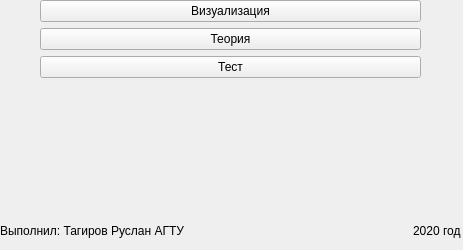
<?xml version="1.0" encoding="UTF-8"?>
<ui version="4.0">
 <class>Form</class>
 <widget class="QWidget" name="Form">
  <property name="windowModality">
   <enum>Qt::NonModal</enum>
  </property>
  <property name="geometry">
   <rect>
    <x>0</x>
    <y>0</y>
    <width>463</width>
    <height>250</height>
   </rect>
  </property>
  <property name="sizePolicy">
   <sizepolicy hsizetype="Preferred" vsizetype="Preferred">
    <horstretch>0</horstretch>
    <verstretch>0</verstretch>
   </sizepolicy>
  </property>
  <property name="windowTitle">
   <string>Form</string>
  </property>
  <widget class="QWidget" name="gridLayoutWidget">
   <property name="geometry">
    <rect>
     <x>0</x>
     <y>0</y>
     <width>461</width>
     <height>131</height>
    </rect>
   </property>
   <layout class="QGridLayout" name="gridLayout">
    <property name="sizeConstraint">
     <enum>QLayout::SetMaximumSize</enum>
    </property>
    <item row="0" column="0">
     <spacer name="horizontalSpacer_2">
      <property name="orientation">
       <enum>Qt::Horizontal</enum>
      </property>
      <property name="sizeType">
       <enum>QSizePolicy::Preferred</enum>
      </property>
      <property name="sizeHint" stdset="0">
       <size>
        <width>40</width>
        <height>20</height>
       </size>
      </property>
     </spacer>
    </item>
    <item row="0" column="2">
     <spacer name="horizontalSpacer_3">
      <property name="orientation">
       <enum>Qt::Horizontal</enum>
      </property>
      <property name="sizeType">
       <enum>QSizePolicy::Preferred</enum>
      </property>
      <property name="sizeHint" stdset="0">
       <size>
        <width>40</width>
        <height>20</height>
       </size>
      </property>
     </spacer>
    </item>
    <item row="0" column="1">
     <layout class="QVBoxLayout" name="verticalLayout">
      <property name="sizeConstraint">
       <enum>QLayout::SetMinAndMaxSize</enum>
      </property>
      <item>
       <widget class="QPushButton" name="b_vis_start">
        <property name="text">
         <string>Визуализация</string>
        </property>
       </widget>
      </item>
      <item>
       <widget class="QPushButton" name="b_theory_start">
        <property name="text">
         <string>Теория</string>
        </property>
       </widget>
      </item>
      <item>
       <widget class="QPushButton" name="b_test_start">
        <property name="text">
         <string>Тест</string>
        </property>
       </widget>
      </item>
     </layout>
    </item>
   </layout>
  </widget>
  <widget class="QWidget" name="horizontalLayoutWidget">
   <property name="geometry">
    <rect>
     <x>0</x>
     <y>220</y>
     <width>461</width>
     <height>22</height>
    </rect>
   </property>
   <layout class="QHBoxLayout" name="horizontalLayout">
    <item>
     <widget class="QLabel" name="l_developer_name">
      <property name="text">
       <string>Выполнил: Тагиров Руслан АГТУ</string>
      </property>
     </widget>
    </item>
    <item>
     <spacer name="horizontalSpacer">
      <property name="orientation">
       <enum>Qt::Horizontal</enum>
      </property>
      <property name="sizeHint" stdset="0">
       <size>
        <width>40</width>
        <height>20</height>
       </size>
      </property>
     </spacer>
    </item>
    <item>
     <widget class="QLabel" name="l_creation_date">
      <property name="text">
       <string>2020 год</string>
      </property>
     </widget>
    </item>
   </layout>
  </widget>
 </widget>
 <resources/>
 <connections/>
</ui>
